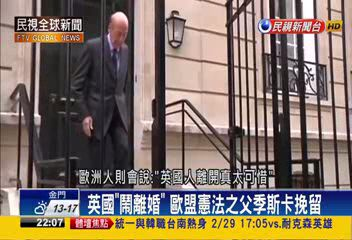
#> input picture dataset/news_frames/news-0000010.jpg, 352 x 240 px; its folder holds 4 pictures in this run
$ python main.py
#> lines starting #> are read from the running program, lines starting #| are printed output that depends on the picture
#!/usr/bin/env python3
# -*- coding: utf-8 -*-
"""
Created on Sat Mar 23 20:58:29 2024

@author: joanneliang
"""

climate_ground = [93, 157, 232, 314, 355, 455, 456, 457, 458, 459, 460, 461, 462, 463, 464, 465, 466, 467, 468, 469, 470, 471, 472, 473, 474, 475, 476, 477, 478, 542, 543, 544, 545, 546, 547, 548, 549, 550, 551, 552, 553, 554, 555, 556, 557, 558, 559, 560, 561, 562, 563, 564, 565, 566, 567, 568, 569, 570, 571, 572, 573, 574, 575, 576, 577, 578, 608, 609, 610, 611, 612, 613, 614, 615, 616, 617, 618, 619, 620, 621, 622, 623, 624, 625, 626, 627, 628, 629, 630, 631, 632, 633, 634, 635, 636, 637, 638, 639, 640, 641, 642, 643, 644, 675, 676, 677, 678, 679, 680, 681, 682, 683, 684, 685, 686, 687, 688, 689, 690, 691, 692, 693, 694, 695, 696, 697, 774, 775, 776, 777, 778, 779, 780, 781, 782, 783, 784, 785, 786, 787, 788, 789, 790, 791, 792, 793, 794, 795, 796, 797, 798, 799, 886, 887, 1021, 1237, 1401, 1555]
news_ground = [73, 235, 301, 370, 452, 861, 1281]
ngc_ground = [127, 128, 129, 130, 131, 132, 133, 134, 135, 136, 137, 138, 139, 140, 141, 142, 143, 144, 145, 146, 147, 148, 149, 150, 151, 152, 153, 154, 155, 156, 157, 158, 159, 160, 161, 162, 163, 164, 196, 197, 198, 199, 200, 201, 202, 203, 204, 205, 206, 207, 208, 209, 210, 211, 212, 213, 214, 215, 216, 217, 218, 219, 220, 221, 222, 223, 224, 225, 226, 227, 228, 229, 230, 231, 232, 233, 234, 235, 236, 237, 238, 239, 240, 241, 242, 243, 244, 245, 246, 247, 248, 249, 250, 251, 252, 253, 285, 340, 383, 384, 385, 386, 387, 388, 389, 390, 391, 392, 393, 394, 395, 396, 397, 398, 399, 400, 401, 402, 403, 404, 405, 406, 407, 408, 409, 410, 411, 412, 413, 414, 415, 416, 417, 418, 419, 420, 421, 422, 423, 424, 425, 426, 427, 428, 429, 430, 431, 432, 433, 434, 435, 436, 437, 438, 439, 440, 441, 442, 443, 444, 456, 516, 517, 518, 519, 520, 521, 522, 523, 524, 525, 526, 527, 528, 529, 530, 531, 532, 533, 534, 535, 540, 541, 542, 543, 544, 545, 546, 547, 548, 549, 550, 551, 552, 553, 554, 555, 556, 557, 558, 559, 560, 561, 562, 563, 564, 565, 566, 567, 568, 569, 570, 571, 572, 573, 573, 574, 575, 576, 577, 578, 579, 580, 581, 582, 583, 584, 585, 586, 587, 588, 589, 590, 591, 592, 593, 594, 595, 596, 597, 598, 599, 600, 601, 602, 603, 604, 605, 606, 607, 608, 609, 610, 611, 612, 613, 614, 615, 616, 617, 618, 619, 620, 621, 622, 622, 623, 624, 625, 626, 627, 628, 629, 630, 631, 632, 633, 634, 635, 636, 637, 638, 639, 640, 641, 642, 643, 644, 645, 646, 647, 648, 649, 650, 651, 652, 653, 654, 655, 656, 657, 658, 659, 660, 661, 662, 663, 664, 683, 703, 722, 728, 729, 730, 731, 732, 733, 734, 735, 736, 737, 738, 739, 740, 741, 742, 743, 744, 745, 746, 747, 748, 760, 761, 762, 763, 764, 765, 766, 767, 768, 769, 770, 771, 772, 773, 774, 775, 776, 777, 778, 779, 780, 781, 782, 783, 784, 785, 786, 787, 788, 789, 790, 791, 792, 793, 794, 795, 796, 797, 798, 799, 816, 817, 818, 819, 820, 821, 822, 823, 824, 825, 826, 827, 828, 829, 830, 831, 832, 833, 834, 835, 836, 837, 838, 840, 841, 842, 843, 844, 845, 846, 847, 848, 849, 850, 851, 859, 868, 876, 885, 897, 909, 921, 933, 943, 958, 963, 965, 969, 976, 986, 1003, 1004, 1005, 1006, 1007, 1008, 1009, 1038, 1048, 1049, 1050, 1051, 1052, 1053, 1054, 1055, 1056, 1057, 1058, 1059]


import cv2
import os
from natsort import natsorted
import matplotlib.pyplot as plt


def Load_Frames(folder_path):
    video_frames = [os.path.join(folder_path, f) for f in os.listdir(folder_path)]
    try:
        video_frames.remove('%s/.DS_Store' % (folder_path))
    except ValueError:
        pass
    video_frames = natsorted(video_frames)

    return video_frames

def Shot_Change_Detection(frames, ts, tb):
#> called with ts = 0.09, tb = 0.1
    pred_shot_change = []
    diffs = []

    diff_add = 0
    grad = []

    for i, f in enumerate(frames):
        img = cv2.imread(f)
#> img is the input picture: shape (240, 352, 3); mean B, G, R 104.5, 115.8, 130.9
        img_resize = cv2.resize(img, (256,256)) #調整大小256*256
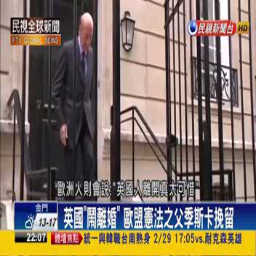
#> img_resize: shape (256, 256, 3); mean B, G, R 104.4, 115.6, 130.7
        img_gray = cv2.cvtColor(img_resize, cv2.COLOR_BGR2GRAY) #轉為灰階
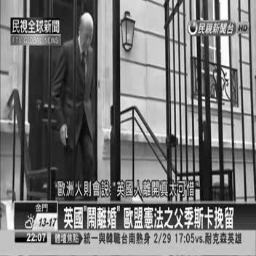
#> img_gray: shape (256, 256); min 1, max 255, mean 118.8
        hist = cv2.calcHist([img_gray], [0], None, [64], [1, 256])
#> hist = 64 values, max 3816 at index 48, min 34 at index 0, mean 1024

        if i == 0:
            prev_hist = hist
#> prev_hist has the same summary as hist

        diff = cv2.compareHist(hist, prev_hist, cv2.HISTCMP_BHATTACHARYYA)
#> diff = 0
        diffs.append(diff)


        if diff > tb:
            pred_shot_change.append(i)
        elif diff > ts:
            diff_add += diff
            grad.append(i)
            if diff_add > tb:
               pred_shot_change.extend(grad)
               diff_add = 0
               grad = []
        else:
            diff_add = 0
            grad = []


        prev_hist = hist
#> pass 2 of the loop in Shot_Change_Detection, `for i, f in enumerate(frames):`:
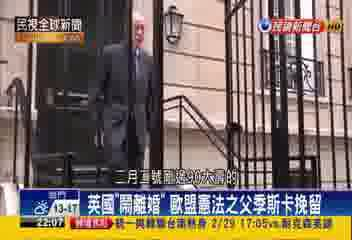
#> input picture dataset/news_frames/news-0000030.jpg, 352 x 240 px
#> in Shot_Change_Detection, img is the input picture: shape (240, 352, 3); mean B, G, R 101.4, 111.4, 126.3
#> in Shot_Change_Detection, `img_resize = cv2.resize(img, (256,256))`:
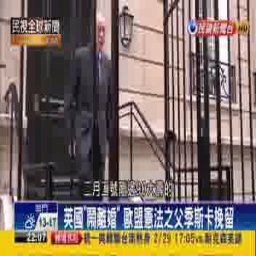
#> img_resize: shape (256, 256, 3); mean B, G, R 101.3, 111.3, 126.2
#> in Shot_Change_Detection, `img_gray = cv2.cvtColor(img_resize, cv2.COLOR_BGR2GRAY)`:
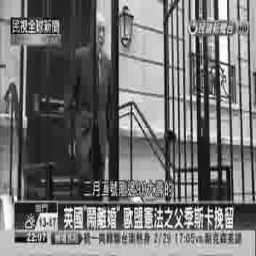
#> img_gray: shape (256, 256); min 1, max 253, mean 114.6
#> hist = 64 values, max 3828 at index 9, min 19 at index 63, mean 1024
#> diff = 0.0745
#> in Shot_Change_Detection, `prev_hist = hist`: prev_hist has the same summary as hist
#> pass 3 of the loop in Shot_Change_Detection, `for i, f in enumerate(frames):`:
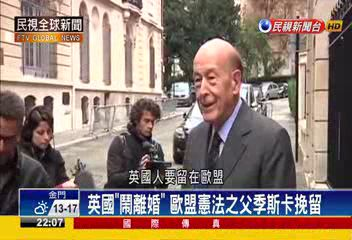
#> input picture dataset/news_frames/news-0000174.jpg, 352 x 240 px
#> in Shot_Change_Detection, img is the input picture: shape (240, 352, 3); mean B, G, R 112, 123.7, 143.2
#> in Shot_Change_Detection, `img_resize = cv2.resize(img, (256,256))`:
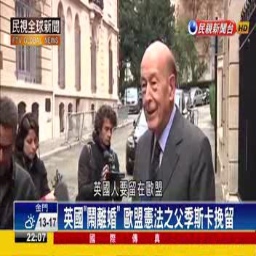
#> img_resize: shape (256, 256, 3); mean B, G, R 111.9, 123.7, 143.1
#> in Shot_Change_Detection, `img_gray = cv2.cvtColor(img_resize, cv2.COLOR_BGR2GRAY)`:
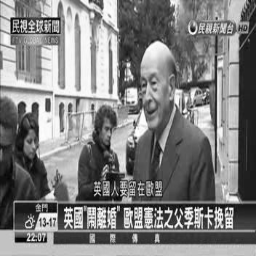
#> img_gray: shape (256, 256); min 1, max 255, mean 128.1
#> hist = 64 values, max 2501 at index 48, min 23 at index 0, mean 1024
#> diff = 0.201
#> in Shot_Change_Detection, `prev_hist = hist`: prev_hist has the same summary as hist
#> the loop made 4 passes; the first 3 are shown


    return pred_shot_change, diffs

def Precision_Recall(pred, ground):
    TP = len(set(ground).intersection(set(pred)))
    FP = len(set(pred) - set(ground))
    FN = len(set(ground) - set(pred))
    precision = TP / (TP + FP)
    recall = TP / (TP + FN)
    return precision, recall

def Remove_Consecutive_Changes(changes):
    removed = []
    prev = 0
    for i in changes:
        if i != prev + 1:
            removed.append(i)
        prev = i
    return removed


#news
news_prediction, news_diffs = Shot_Change_Detection(Load_Frames('dataset/news_frames'), 0.09, 0.1)
news_prediction = Remove_Consecutive_Changes(news_prediction)
news_P , news_R = Precision_Recall(news_prediction, news_ground)
print('\n\nNews:\n  Precision: %s\n  Recall: %s\n' % (news_P, news_R))

#climate
climate_P_list , climate_R_list = [], []
t = 0
for i in range(5, 55, 5):
    climate_prediction, climate_diffs = Shot_Change_Detection(Load_Frames('dataset/climate_frames'), i / 1000, 0.1)
#> (the run stopped early here; a loop or call above may not have finished)
